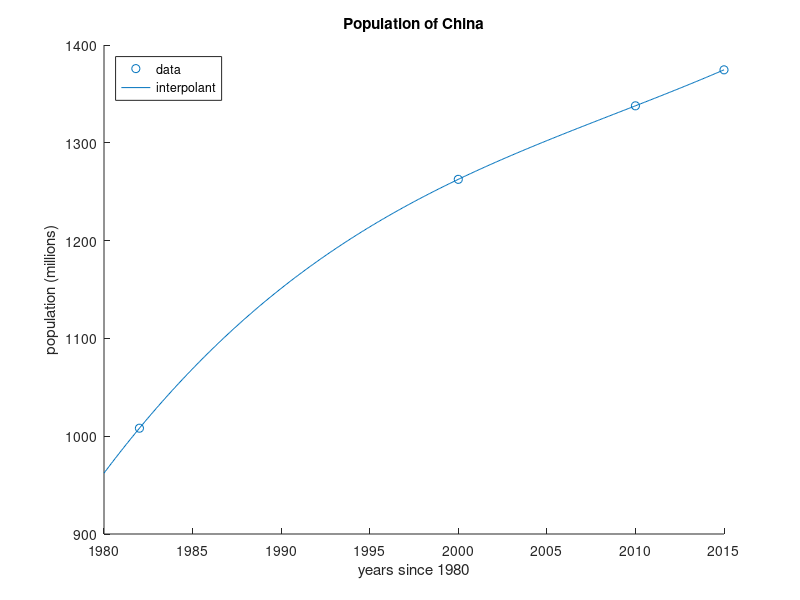

Source code (MATLAB):
clc;
clear;

year = [1982; 2000; 2010; 2015];
pop = [1008.18; 1262.64; 1337.82; 1374.62];

t = year - 1980;

V = vander(t);
y = pop;

c = V\y;

res = (V*c - y);

% estimating new point
p = @(t) polyval(c, t - 1980);

p2005 = p(2005);
fprintf("Estimated = %.2f, Actual = 1300.72\n", p2005);

% vizualize

scatter(year, y);
xlabel("years since 1980")
ylabel("population (millions)")
title("Population of China")


tt = linspace(1980, 2015, 500);

yy = p(tt);
hold on
plot(tt, yy)
legend("data", "interpolant", "location", "northwest");
hold off
